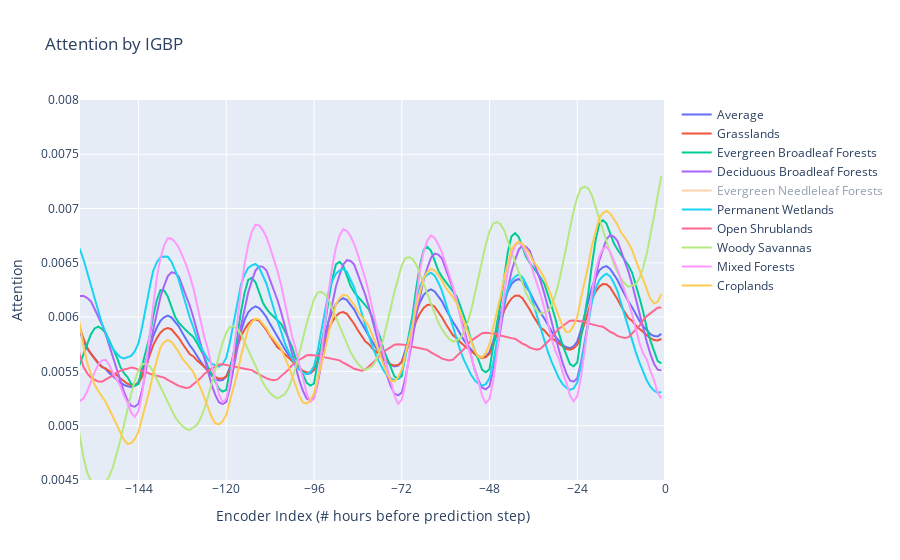

Here is the notebook cell this chart was saved with:
### Code cell
## CREATE PLOTLY FOR WEBSITE
# create a trace for each group
traces = []
for group, values in igbb_attn_dict.items():
    trace = go.Scatter(
        x=list(range(-ENCODER_LEN, 0)),
        y=values,
        mode='lines',
        name=group
    )
    traces.append(trace)

# set layout properties
layout = go.Layout(
    title='Attention by IGBP',
    xaxis=dict(
        title='Encoder Index (# hours before prediction step)',
        tickmode='array',
        tickvals=list(range(0, -ENCODER_LEN-1, -24)),
        range=[-ENCODER_LEN+8, 0]
    ),
    yaxis=dict(
        title='Attention',
        range=[0.0045, 0.008]
    )
)

# create a figure object
fig = go.Figure(data=traces, layout=layout)
fig.show()


# serialize the figure as JSON
fig_json = fig.to_json()
iframe = '<iframe srcdoc="{0}" style="width:100%; height:500px; border:none"></iframe>'.format(fig_json)

# create a HTML file with the embedded plotly chart
with open(os.path.join(plot_dir_igbp, f'{eval_split}_attention_igbp.html'), 'w') as f:
    f.write('<html><head><script src="https://cdn.plot.ly/plotly-latest.min.js"></script></head><body>')
    f.write('<div id="plot"></div>')
    f.write('<script>Plotly.newPlot("plot", {0});</script>'.format(fig_json))
    f.write('</body></html>')

### Figure 1 — Plotly figure (JSON) as saved in the notebook; plotly's stock layout.template omitted (floating-point values rounded to 4 significant figures; data arrays with more than 128 entries replaced by an {"elided": "..."} marker saying what was removed)
{"data": [{"mode": "lines", "name": "Average", "type": "scatter", "x": {"elided": "168 int values"}, "y": {"elided": "168 float values"}}, {"mode": "lines", "name": "Grasslands", "type": "scatter", "x": {"elided": "168 int values"}, "y": {"elided": "168 float values"}}, {"mode": "lines", "name": "Evergreen Broadleaf Forests", "type": "scatter", "x": {"elided": "168 int values"}, "y": {"elided": "168 float values"}}, {"mode": "lines", "name": "Deciduous Broadleaf Forests", "type": "scatter", "x": {"elided": "168 int values"}, "y": {"elided": "168 float values"}}, {"mode": "lines", "name": "Evergreen Needleleaf Forests", "type": "scatter", "visible": "legendonly", "x": {"elided": "168 int values"}, "y": {"elided": "168 float values"}}, {"mode": "lines", "name": "Permanent Wetlands", "type": "scatter", "x": {"elided": "168 int values"}, "y": {"elided": "168 float values"}}, {"mode": "lines", "name": "Open Shrublands", "type": "scatter", "x": {"elided": "168 int values"}, "y": {"elided": "168 float values"}}, {"mode": "lines", "name": "Woody Savannas", "type": "scatter", "x": {"elided": "168 int values"}, "y": {"elided": "168 float values"}}, {"mode": "lines", "name": "Mixed Forests", "type": "scatter", "x": {"elided": "168 int values"}, "y": {"elided": "168 float values"}}, {"mode": "lines", "name": "Croplands", "type": "scatter", "x": {"elided": "168 int values"}, "y": {"elided": "168 float values"}}], "layout": {"autosize": true, "title": {"text": "Attention by IGBP"}, "xaxis": {"range": [-160, 0], "tickmode": "array", "tickvals": [0, -24, -48, -72, -96, -120, -144, -168], "title": {"text": "Encoder Index (# hours before prediction step)"}, "type": "linear"}, "yaxis": {"range": [0.0045, 0.008], "title": {"text": "Attention"}, "type": "linear"}}}
